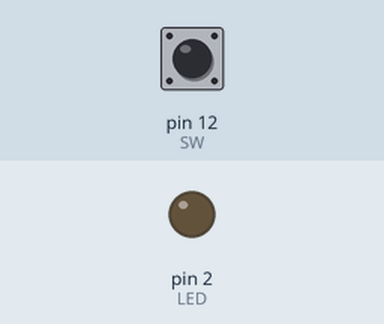
Simulated run of this sketch. Board: Arduino Uno, built with avr-gcc and run on an emulated ATmega328P. On the bench: output pins drawn as LEDs (lit = HIGH). The inputs (shaded band) are chosen by the test bench; at power-on: pin 12 (SW) LOW.

Above: at 1.2 s.
1.3 s: pin 12 (SW) pulled HIGH for 0.15 s
At 1.37 s:
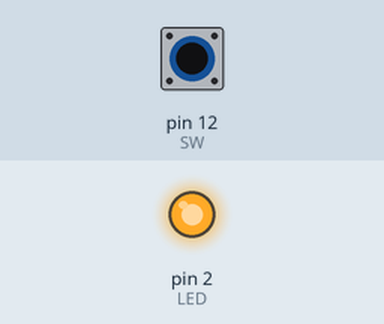
2.9 s: pin 12 (SW) pulled HIGH for 3.2 s
At 6.9 s:
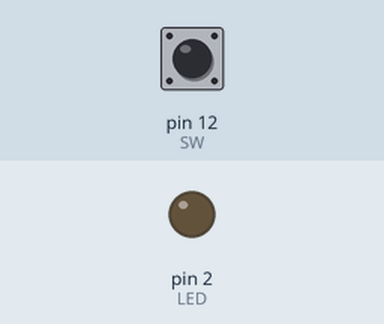
Timing chart, 0 to 8.4 s (numbered marks = the images above; inputs shaded):
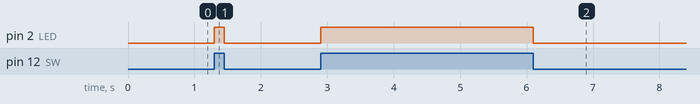

Measured:
- after the input at 1.3 s, pin 2 (LED): LOW → HIGH at once, → LOW 0.15 s later
- after the input at 2.9 s, pin 2 (LED): LOW → HIGH at once, → LOW 3.2 s later

The sketch:

LED_with_pulldown_circuit.ino
```cpp
int LED=2;
int SW=12;
void setup() {
  pinMode(LED,OUTPUT);
  pinMode(SW,INPUT);
}
void loop() { //풀다운 저항으로 회로를 구성함
 if(digitalRead(SW)==HIGH) //스위치 열림
    digitalWrite(LED,HIGH);
 else                     //스위치 닫힘
    digitalWrite(LED,LOW);
}
```
